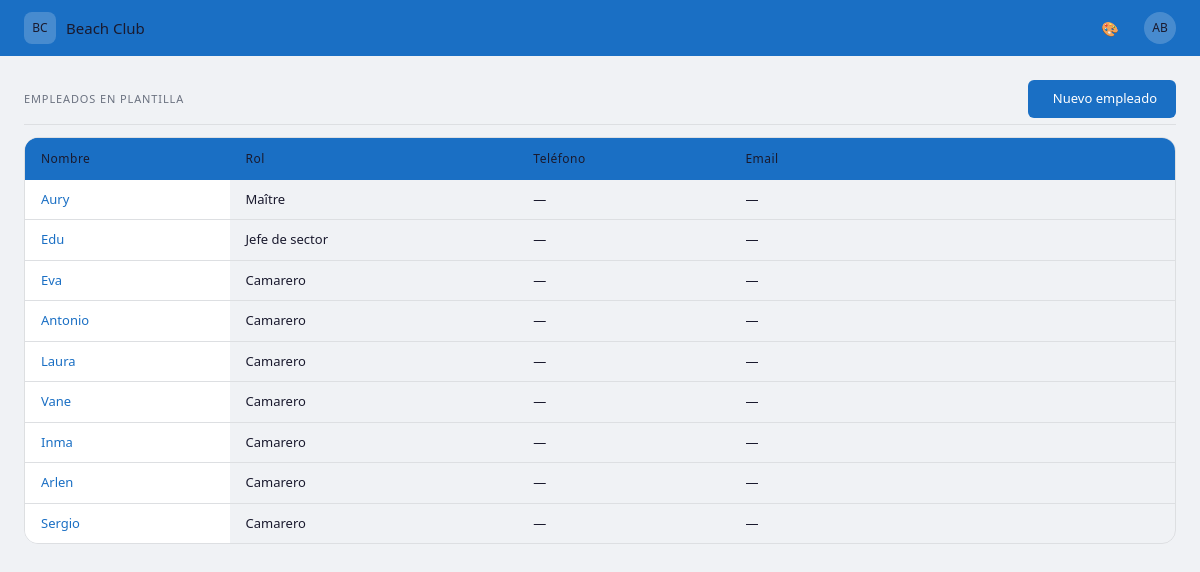
Screenshot of /personal/empleados/ with the database file from the repository.
### personal/models.py (models this page shows, shortened)
class Empleado(models.Model):
    CONTRATO_CHOICES = [
        ('indefinido', 'Indefinido'),
        ('temporal', 'Temporal'),
        ('fijo_discontinuo', 'Fijo discontinuo'),
        ('obra_servicio', 'Obra y servicio'),
        ('practicas', 'Prácticas'),
    ]
    ROL_CHOICES = [
        ('maitre', 'Maître'),
        ('segundo_maitre', 'Segundo Maître'),
        ('jefe_sector', 'Jefe de sector'),
        ('camarero', 'Camarero'),
        ('ayudante_camarero', 'Ayudante de camarero'),
    ]
    nombre = models.CharField(max_length=100)
    apellidos = models.CharField(max_length=100, blank=True)
    rol = models.CharField(max_length=20, choices=ROL_CHOICES)
    telefono = models.CharField(max_length=20, blank=True)
    email = models.EmailField(blank=True)
    fecha_nacimiento = models.DateField(null=True, blank=True)
    activo = models.BooleanField(default=True)
    posicion = models.PositiveIntegerField(default=0)
    tipo_contrato = models.CharField(max_length=20, choices=CONTRATO_CHOICES, blank=True)
    fecha_vencimiento = models.DateField(null=True, blank=True)
    class Meta:
        verbose_name = 'Empleado'
        verbose_name_plural = 'Empleados'
        ordering = ['posicion', 'nombre']

### personal/views.py (the view)
# urls.py: path('empleados/', views.lista_empleados, name='lista_empleados'),
def lista_empleados(request):
    empleados = Empleado.objects.filter(activo=True).order_by('posicion', 'nombre')
    context = {
        'empleados': empleados,
    }
    return render(request, 'personal/lista_empleados.html', context)

### personal/templates/personal/lista_empleados.html (shortened to what this page needs)
{% extends 'core/base.html' %}
{% block content %}
<div class="bc-section">
  <div class="bc-section-header">
    <span class="bc-section-header-title">Empleados en plantilla</span>
    <a href="{% url 'nuevo_empleado' %}" class="bc-btn bc-btn-primary">
       Nuevo empleado
    </a>
  </div>
  <div class="bc-table-wrapper">
    <table class="bc-table">
      <thead>
        <tr>
          <th>Nombre</th>
          <th>Rol</th>
          <th>Teléfono</th>
          <th>Email</th>
          <th></th>
        </tr>
      </thead>
      <tbody>
        {% for empleado in empleados %}
        <tr>
          <td><a href="{% url 'detalle_empleado' empleado.pk %}" class="bc-link-plain">{{ empleado.nombre }} {{ empleado.apellidos }}</a></td>
          <td>{{ empleado.get_rol_display }}</td>
          <td>{{ empleado.telefono|default:"—" }}</td>
          <td>{{ empleado.email|default:"—" }}</td>
          <td style="display:flex; gap:4px;">
            <a href="{% url 'detalle_empleado' empleado.pk %}" class="bc-btn bc-btn-sm"></a>
            <a href="{% url 'editar_empleado' empleado.pk %}" class="bc-btn bc-btn-sm"></a>
          </td>
        </tr>
        {% empty %}
        <tr>
          <td colspan="4">No hay empleados activos</td>
        </tr>
        {% endfor %}
      </tbody>
    </table>
  </div>
</div>
{% endblock %}

### core/static/css/main.css (style rules this page uses)
:root { --color-primary: #1a6fc4; --color-primary-dk: #1557a0; --color-accent: #e8a020; --color-success: #1d9e75; --color-danger: #c0392b; --color-warning: #e8a020; --color-bg: #f0f2f5; --color-surface: #ffffff; --color-border: rgba(0, 0, 0, 0.08); --color-text: #1a1a2e; --color-muted: #6b7280; --radius-sm: 6px; --radius-md: 10px; --radius-lg: 14px; --navbar-h: 56px; }
*, *::before, *::after { box-sizing: border-box; margin: 0; padding: 0; }
body { font-family: system-ui, -apple-system, sans-serif; font-size: 14px; background: var(--color-bg); color: var(--color-text); line-height: 1.5; }
.bc-section { margin-bottom: 28px; }
.bc-table-wrapper { border: 0.5px solid var(--color-border); border-radius: var(--radius-lg); overflow: hidden; overflow-x: auto; -webkit-overflow-scrolling: touch; }
.bc-table { width: 100%; border-collapse: collapse; font-size: 13px; min-width: 500px; white-space: nowrap; }
.bc-table thead { background: var(--color-primary); }
.bc-table thead th { text-align: left; font-size: 12px; font-weight: 500; color: var(--color-primary-text); padding: 12px 16px; white-space: nowrap; letter-spacing: 0.04em; }
.bc-table tbody tr { border-bottom: 0.5px solid var(--color-border); transition: background 0.1s; }
.bc-table tbody tr:last-child { border-bottom: none; }
.bc-table tbody td { padding: 10px 16px; color: var(--color-text); white-space: nowrap; vertical-align: middle; }
.bc-table tbody td:first-child { position: sticky; left: 0; background: var(--color-surface); z-index: 1; }
.bc-table thead th:first-child { position: sticky; left: 0; background: var(--color-primary); z-index: 2; }
a.bc-link-plain, a.bc-link-plain:visited { color: var(--color-primary) !important; text-decoration: none !important; }
.bc-btn { font-size: 13px; font-weight: 500; padding: 8px 18px; border-radius: var(--radius-sm); border: 0.5px solid transparent; cursor: pointer; transition: opacity 0.15s; text-decoration: none; display: inline-flex; align-items: center; gap: 6px; }
.bc-btn-primary { background: var(--color-primary); color: #fff; }
.bc-section-header { display: flex; align-items: center; justify-content: space-between; margin-bottom: 12px; padding-bottom: 6px; border-bottom: 0.5px solid var(--color-border); }
.bc-section-header-title { font-size: 11px; font-weight: 500; letter-spacing: 0.08em; color: var(--color-muted); text-transform: uppercase; }

### rows the page displays
Empleado: nombre "Aury", rol "Maître", telefono "—", email "—"
Empleado: nombre "Edu", rol "Jefe de sector", telefono "—", email "—"
Empleado: nombre "Eva", rol "Camarero", telefono "—", email "—"
Empleado: nombre "Antonio", rol "Camarero", telefono "—", email "—"
Empleado: nombre "Laura", rol "Camarero", telefono "—", email "—"
Empleado: nombre "Vane", rol "Camarero", telefono "—", email "—"
Empleado: nombre "Inma", rol "Camarero", telefono "—", email "—"
Empleado: nombre "Arlen", rol "Camarero", telefono "—", email "—"
Empleado: nombre "Sergio", rol "Camarero", telefono "—", email "—"
